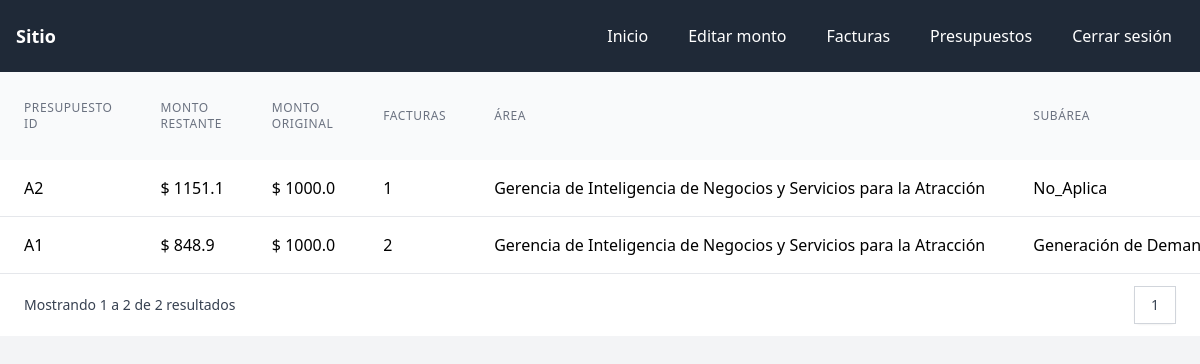
/presupuestos/ (signed in), run on the app's committed database.
### core/models.py (models this page shows, shortened)
class BaseModel(models.Model):
    created_at = models.DateTimeField(auto_now_add=True, verbose_name='Fecha de creación')
    updated_at = models.DateTimeField(auto_now=True, verbose_name='Fecha de actualización')
    class Meta:
        abstract = True

class Presupuesto(BaseModel):
    presupuesto_id = models.CharField(max_length=100, unique=True)
    monto = models.FloatField()
    monto_original = models.FloatField()
    area = models.ForeignKey(Area, null=True, on_delete=models.SET_NULL)
    sub_area = models.ForeignKey(SubArea, null=True, on_delete=models.SET_NULL)
    proveedor = models.ForeignKey(Proveedor, null=True, on_delete=models.SET_NULL)
    tipo_de_gasto = models.ForeignKey(TipoDeGasto, null=True, on_delete=models.SET_NULL)
    cantidad = models.FloatField()
    precio_unitario = models.FloatField()
    subtotal = models.FloatField(null=True, blank=True)
    lleva_iva = models.BooleanField()
    iva = models.FloatField(null=True, blank=True)
    total = models.FloatField(null=True, blank=True)
    the_learning_gate = models.IntegerField(default=0)
    aula_virtual = models.IntegerField(default=0)
    live = models.IntegerField(default=0)
    en_linea = models.IntegerField(default=0)
    posgrados_presencial = models.IntegerField(default=0)
    posgrados_en_linea = models.IntegerField(default=0)
    total2 = models.IntegerField(null=True, blank=True)
    s1_0700399A03 = models.IntegerField(default=0)
    s1_0870399A06 = models.IntegerField(default=0)
    s1_0700399A31 = models.IntegerField(default=0)
    s1_0705103A00 = models.IntegerField(default=0)
    s1_0875103A00 = models.IntegerField(default=0)
    s2_0700399A03 = models.IntegerField(default=0)
    s2_0870399A06 = models.IntegerField(default=0)
    s2_0700399A31 = models.IntegerField(default=0)
    s2_0705103A00 = models.IntegerField(default=0)
    s2_0875103A00 = models.IntegerField(default=0)

class Area(BaseModel):
    nombre = models.CharField(max_length=100)
    def  __str__(self) -> str:
        return self.nombre

class SubArea(BaseModel):
    nombre = models.CharField(max_length=100)
    def  __str__(self) -> str:
        return self.nombre

### core/views.py (the view)
# urls.py: path('presupuestos/', presupuestos, name='presupuestos'),
@login_required(redirect_field_name='next', login_url='/login/')
def presupuestos(request):
    presupuestos_list = presupuestos_query(request).annotate(num_facturas=Count('factura'))
    paginator = Paginator(presupuestos_list, 15)
    page_number = request.GET.get('page')
    page_obj = paginator.get_page(page_number)
    return render(request, 'presupuestos.html', {'page_obj': page_obj, 'user_context_data': user_context_data(request)})

### core/models.py (called while the page is built)
    def  __str__(self) -> str:
        return self.nombre

    def  __str__(self) -> str:
        return self.nombre

### core/views.py (called while the page is built, shortened)
def presupuestos_query(request):
    qs = Presupuesto.objects.all()
    if request.user.is_superuser:
        return qs

def user_context_data(request):
    user = request.user
    try:
        u = UserAreaOrSubArea.objects.get(user__id=user.pk)
        return {
            'is_superuser': request.user.is_superuser,
            'is_staff': request.user.is_staff,
            'puede_editar_monto': u.puede_editar_monto
        }
    except UserAreaOrSubArea.DoesNotExist:
        return {
            'is_superuser': request.user.is_superuser,
            'is_staff': request.user.is_staff,
            'puede_editar_monto': False
        }

### core/templates/presupuestos.html (shortened to what this page needs)
{% extends "base.html" %}
{% block content %}
<div class="table-wrp block min-h-100 overflow-x-auto">
  <table class="w-full">
    <thead class="bg-gray-50">
      <tr>
        <th scope="col" class="px-6 py-3 text-left text-xs font-medium text-gray-500 uppercase tracking-wider">Presupuesto ID</th>
        <th scope="col" class="px-6 py-3 text-left text-xs font-medium text-gray-500 uppercase tracking-wider">Monto restante</th>
        <th scope="col" class="px-6 py-3 text-left text-xs font-medium text-gray-500 uppercase tracking-wider">Monto Original</th>
        <th scope="col" class="px-6 py-3 text-left text-xs font-medium text-gray-500 uppercase tracking-wider">Facturas</th>
        <th scope="col" class="px-6 py-3 text-left text-xs font-medium text-gray-500 uppercase tracking-wider">Área</th>
        <th scope="col" class="px-6 py-3 text-left text-xs font-medium text-gray-500 uppercase tracking-wider">Subárea</th>
      </tr>
    </thead>
    <tbody class="bg-white divide-y divide-gray-200">
      {% for presupuesto in page_obj %}
      <tr>
          <td class="px-6 py-4 whitespace-nowrap">{{ presupuesto.presupuesto_id }}</td>
          <td class="px-6 py-4 whitespace-nowrap">$ {{ presupuesto.monto }}</td>
          <td class="px-6 py-4 whitespace-nowrap">$ {{ presupuesto.monto_original }}</td>
          <td class="px-6 py-4 whitespace-nowrap">{{ presupuesto.num_facturas }}</td>
          <td class="px-6 py-4 whitespace-nowrap">{{ presupuesto.area }}</td>
          <td class="px-6 py-4 whitespace-nowrap">{{ presupuesto.sub_area }}</td>
      </tr>
      {% endfor %}
    </tbody>
  </table>
</div>
<div class="bg-white px-4 py-3 flex items-center justify-between border-t border-gray-200 sm:px-6">
    <div class="hidden sm:flex-1 sm:flex sm:items-center sm:justify-between">
      <div>
        <p class="text-sm text-gray-700">
          Mostrando
          <span class="font-medium">{{ page_obj.start_index }}</span>
          a
          <span class="font-medium">{{ page_obj.end_index }}</span>
          de
          <span class="font-medium">{{ page_obj.paginator.count }}</span>
          resultados
        </p>
      </div>
      <div>
        <nav class="relative z-0 inline-flex rounded-md shadow-sm -space-x-px" aria-label="Pagination">
        {% for num in page_obj.paginator.page_range %}
            <a href="?page={{ num }}" class="{% if page_obj.number == num %}relative inline-flex items-center px-4 py-2 border border-gray-300 bg-white text-sm font-medium text-gray-700 hover:bg-gray-50{% else %}relative inline-flex items-center px-4 py-2 border border-gray-300 bg-white text-sm font-medium text-gray-500 hover:bg-gray-50{% endif %}">{{ num }}</a>
        {% endfor %}
        </nav>
      </div>
    </div>
  </div>
{% endblock content %}

### data on the page
Presupuesto: presupuesto_id "A2", monto "1151.1", monto_original "1000.0", num_facturas "1", area "Gerencia de Inteligencia de Negocios y Servicios para la Atracción", sub_area "No_Aplica"
Presupuesto: presupuesto_id "A1", monto "848.9", monto_original "1000.0", num_facturas "2", area "Gerencia de Inteligencia de Negocios y Servicios para la Atracción", sub_area "Generación de…"

### other printed values
{{ page_obj.start_index }} "1"
{{ page_obj.end_index }} "2"
{{ page_obj.paginator.count }} "2"
{{ num }} "1"
